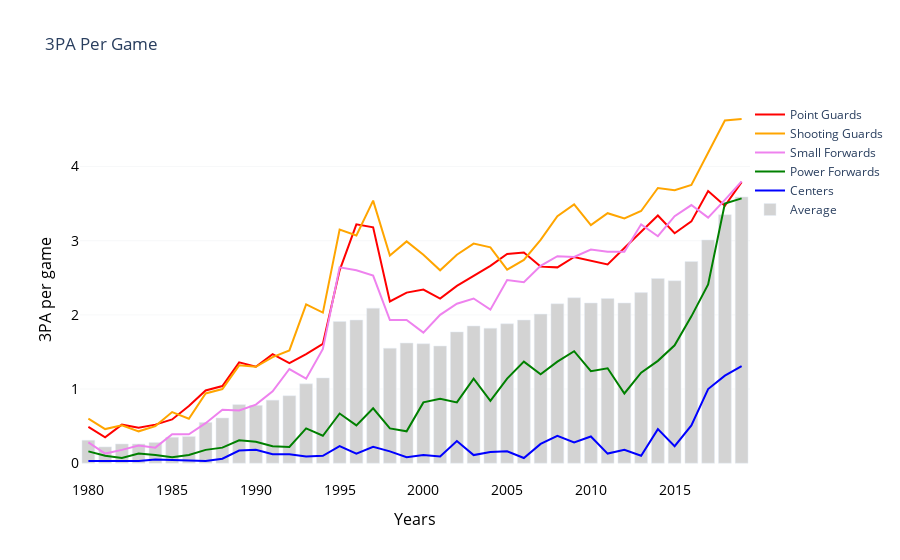

Notebook code for this chart:
### Markdown cell above
<b>3.2.3 Average 3-Point Attempts Per Game</b><br>

### Code cell
p3_pg = pygo.Scatter(x=att_yrs, y=att_pg['3PA_G'], 
                     name='Point Guards', marker=dict(color='red'))
p3_sg = pygo.Scatter(x=att_yrs, y=att_sg['3PA_G'], 
                     name='Shooting Guards', marker=dict(color='orange'))
p3_sf = pygo.Scatter(x=att_yrs, y=att_sf['3PA_G'], 
                     name='Small Forwards', marker=dict(color='violet'))
p3_pf = pygo.Scatter(x=att_yrs, y=att_pf['3PA_G'], 
                     name='Power Forwards', marker=dict(color='green'))
p3_c = pygo.Scatter(x=att_yrs, y=att_c['3PA_G'], 
                     name='Centers', marker=dict(color='blue'))
p3_avg = pygo.Bar(x=att_yrs, y=att_avg['3PA_G'],
                  name='Average', marker=dict(color='lightgray'))

data = [p3_pg,p3_sg,p3_sf,p3_pf,p3_c,p3_avg]
layout = pygo.Layout(
            title='3PA Per Game',
            xaxis=dict(
                    title='Years',
                    titlefont=dict(size=16, color='#000000'),
                    tickfont=dict(size=14, color='#000000')
                    ),
            yaxis=dict(
                    title='3PA per game',
                    titlefont=dict(size=16, color='#000000'),
                    tickfont=dict(size=14, color='#000000'),
                    showgrid=True, gridwidth=0.2, gridcolor = '#D7DBDD'
                    ),
            legend=dict(
                    x=1, y=1.0, bgcolor='white', bordercolor='white'
                    ),
            plot_bgcolor = 'white',
            barmode = 'group',
            bargap = 0.15,
            bargroupgap = 0.1
)
fig = pygo.Figure(data=data, layout=layout)
plot(fig)
fig.show()
HTML('''<script>
code_show=true; 
function code_toggle() {
 if (code_show){
 $('div.input').hide();
 } else {
 $('div.input').show();
 }
 code_show = !code_show
} 
$( document ).ready(code_toggle);
</script>
<form action="javascript:code_toggle()"><input type="submit" value="Toggle Code"></form>''')

### Figure 1 — Plotly figure (JSON) as saved in the notebook; plotly's stock layout.template omitted (floating-point values rounded to 4 significant figures)
{"data": [{"marker": {"color": "red"}, "name": "Point Guards", "type": "scatter", "x": [1980, 1981, 1982, 1983, 1984, 1985, 1986, 1987, 1988, 1989, 1990, 1991, 1992, 1993, 1994, 1995, 1996, 1997, 1998, 1999, 2000, 2001, 2002, 2003, 2004, 2005, 2006, 2007, 2008, 2009, 2010, 2011, 2012, 2013, 2014, 2015, 2016, 2017, 2018, 2019], "y": [0.49, 0.35, 0.52, 0.48, 0.52, 0.59, 0.77, 0.98, 1.04, 1.36, 1.3, 1.47, 1.35, 1.47, 1.61, 2.6, 3.22, 3.18, 2.18, 2.3, 2.34, 2.22, 2.39, 2.53, 2.66, 2.82, 2.84, 2.65, 2.64, 2.78, 2.73, 2.68, 2.9, 3.12, 3.34, 3.1, 3.26, 3.67, 3.47, 3.79]}, {"marker": {"color": "orange"}, "name": "Shooting Guards", "type": "scatter", "x": [1980, 1981, 1982, 1983, 1984, 1985, 1986, 1987, 1988, 1989, 1990, 1991, 1992, 1993, 1994, 1995, 1996, 1997, 1998, 1999, 2000, 2001, 2002, 2003, 2004, 2005, 2006, 2007, 2008, 2009, 2010, 2011, 2012, 2013, 2014, 2015, 2016, 2017, 2018, 2019], "y": [0.6, 0.46, 0.51, 0.43, 0.5, 0.69, 0.6, 0.94, 1, 1.32, 1.3, 1.43, 1.52, 2.14, 2.03, 3.15, 3.07, 3.54, 2.8, 2.99, 2.81, 2.6, 2.81, 2.96, 2.91, 2.61, 2.74, 3.01, 3.33, 3.49, 3.21, 3.37, 3.3, 3.4, 3.71, 3.68, 3.75, 4.18, 4.62, 4.64]}, {"marker": {"color": "violet"}, "name": "Small Forwards", "type": "scatter", "x": [1980, 1981, 1982, 1983, 1984, 1985, 1986, 1987, 1988, 1989, 1990, 1991, 1992, 1993, 1994, 1995, 1996, 1997, 1998, 1999, 2000, 2001, 2002, 2003, 2004, 2005, 2006, 2007, 2008, 2009, 2010, 2011, 2012, 2013, 2014, 2015, 2016, 2017, 2018, 2019], "y": [0.28, 0.13, 0.18, 0.24, 0.21, 0.39, 0.39, 0.54, 0.72, 0.71, 0.79, 0.97, 1.27, 1.14, 1.54, 2.64, 2.6, 2.53, 1.93, 1.93, 1.76, 2, 2.15, 2.22, 2.07, 2.47, 2.44, 2.66, 2.79, 2.78, 2.88, 2.85, 2.85, 3.22, 3.06, 3.33, 3.48, 3.31, 3.55, 3.8]}, {"marker": {"color": "green"}, "name": "Power Forwards", "type": "scatter", "x": [1980, 1981, 1982, 1983, 1984, 1985, 1986, 1987, 1988, 1989, 1990, 1991, 1992, 1993, 1994, 1995, 1996, 1997, 1998, 1999, 2000, 2001, 2002, 2003, 2004, 2005, 2006, 2007, 2008, 2009, 2010, 2011, 2012, 2013, 2014, 2015, 2016, 2017, 2018, 2019], "y": [0.16, 0.1, 0.07, 0.13, 0.11, 0.08, 0.11, 0.18, 0.21, 0.31, 0.29, 0.23, 0.22, 0.47, 0.37, 0.67, 0.51, 0.74, 0.47, 0.43, 0.82, 0.87, 0.82, 1.14, 0.84, 1.14, 1.37, 1.2, 1.37, 1.51, 1.24, 1.28, 0.94, 1.22, 1.38, 1.59, 1.98, 2.41, 3.5, 3.57]}, {"marker": {"color": "blue"}, "name": "Centers", "type": "scatter", "x": [1980, 1981, 1982, 1983, 1984, 1985, 1986, 1987, 1988, 1989, 1990, 1991, 1992, 1993, 1994, 1995, 1996, 1997, 1998, 1999, 2000, 2001, 2002, 2003, 2004, 2005, 2006, 2007, 2008, 2009, 2010, 2011, 2012, 2013, 2014, 2015, 2016, 2017, 2018, 2019], "y": [0.03, 0.03, 0.04, 0.03, 0.05, 0.04, 0.04, 0.03, 0.06, 0.17, 0.18, 0.12, 0.12, 0.09, 0.1, 0.23, 0.13, 0.22, 0.16, 0.08, 0.11, 0.09, 0.3, 0.11, 0.15, 0.16, 0.07, 0.26, 0.37, 0.28, 0.36, 0.13, 0.18, 0.1, 0.46, 0.23, 0.51, 1, 1.18, 1.31]}, {"marker": {"color": "lightgray"}, "name": "Average", "type": "bar", "x": [1980, 1981, 1982, 1983, 1984, 1985, 1986, 1987, 1988, 1989, 1990, 1991, 1992, 1993, 1994, 1995, 1996, 1997, 1998, 1999, 2000, 2001, 2002, 2003, 2004, 2005, 2006, 2007, 2008, 2009, 2010, 2011, 2012, 2013, 2014, 2015, 2016, 2017, 2018, 2019], "y": [0.31, 0.22, 0.26, 0.26, 0.28, 0.35, 0.36, 0.55, 0.61, 0.79, 0.78, 0.85, 0.91, 1.07, 1.15, 1.91, 1.93, 2.09, 1.55, 1.62, 1.61, 1.58, 1.77, 1.85, 1.82, 1.88, 1.93, 2.01, 2.15, 2.23, 2.16, 2.22, 2.16, 2.3, 2.49, 2.46, 2.72, 3.01, 3.35, 3.59]}], "layout": {"bargap": 0.15, "bargroupgap": 0.1, "barmode": "group", "legend": {"bgcolor": "white", "bordercolor": "white", "x": 1, "y": 1}, "plot_bgcolor": "white", "title": {"text": "3PA Per Game"}, "xaxis": {"tickfont": {"color": "#000000", "size": 14}, "title": {"font": {"color": "#000000", "size": 16}, "text": "Years"}}, "yaxis": {"gridcolor": "#D7DBDD", "gridwidth": 0.2, "showgrid": true, "tickfont": {"color": "#000000", "size": 14}, "title": {"font": {"color": "#000000", "size": 16}, "text": "3PA per game"}}}}
